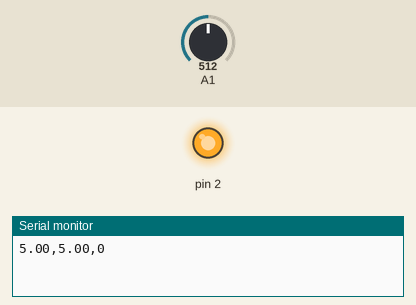
Simulated run of this sketch. Board: Arduino Uno, built with avr-gcc and run on an emulated ATmega328P. Shown: output pins drawn as LEDs (lit = HIGH), the last lines printed to the serial monitor. The inputs (shaded band) are chosen by the test bench; at power-on: A1 = 512.

Above: at 0.05 s.
At 6.0 s:
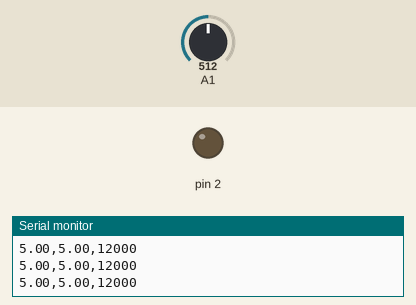
Timing chart, 0 to 15.6 s (numbered marks = the images above):
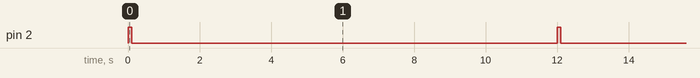

The sketch:

cricket.ino
```cpp
const unsigned long beatPeriod = 250;
const unsigned long lightPeriod = 100;
unsigned long hertz = 0;
const int FILTER_COUNTS = 7;
float reads[FILTER_COUNTS];
unsigned long tempCount = 0;
unsigned long lightCount = 0;
unsigned long offCount = 0;
unsigned long arrayCount = 0;
double rollingAverage = 0;
int reading = 0;
double temp;
double voltage;


void setup() {
  Serial.begin (9600);
  analogReference(INTERNAL);
  pinMode (2, OUTPUT);
}

void loop() {
  unsigned long now = millis();
  if(now >= tempCount) {
    readTemp();
    tempCount = now + beatPeriod;

    Serial.print (temp);
    Serial.print(",");
    Serial.print(rollingAverage);
    Serial.print(",");
    Serial.println(hertz);


  }

  if(now >= lightCount) {
    hertz = 60000/((7*temp) - 30);
    lightCount = now + hertz;
    digitalWrite(2, HIGH);
    offCount = now + lightPeriod;
  }

  if(now >= offCount) {
    digitalWrite(2, LOW);
  }

}

void readTemp() {
  for(int i=0; i< FILTER_COUNTS; i++) {
    reading = analogRead(A1);
    voltage = (1.1/1024) * reading;
    temp = (voltage * 100.0) - 50.0;
    reads[arrayCount % FILTER_COUNTS] = temp;
    arrayCount += 1;
   rollingAverage = 0;
    for (int i = 0; i < FILTER_COUNTS; i++) {
      rollingAverage = ((1.0/FILTER_COUNTS)* reads[i]) + rollingAverage;
    }
  }
}
```

Measured:
- by itself, pin 2: alternates HIGH for 0.10 s and LOW for 11.9 s
